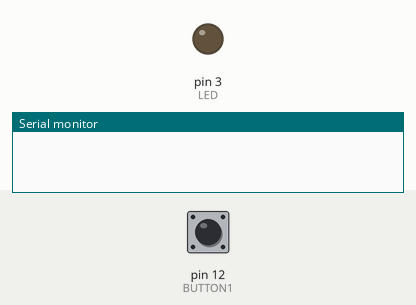
Recording of a sketch running on a simulated Arduino Nano, built with avr-gcc and run on an emulated ATmega328P. On the bench: output pins drawn as LEDs (lit = HIGH), the last lines printed to the serial monitor. Inputs (shaded band) come from the test bench; at power-on: pin 12 (BUTTON1) HIGH.

Above: at 1.2 s.
1.3 s: pin 12 (BUTTON1) pulled LOW for 0.15 s
At 2.1 s:
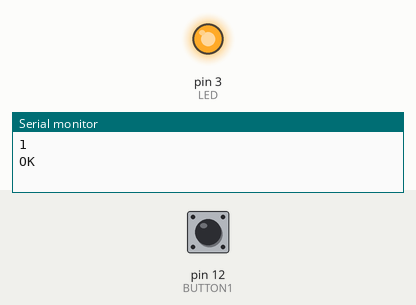
2.9 s: pin 12 (BUTTON1) pulled LOW for 1 s
At 3.3 s:
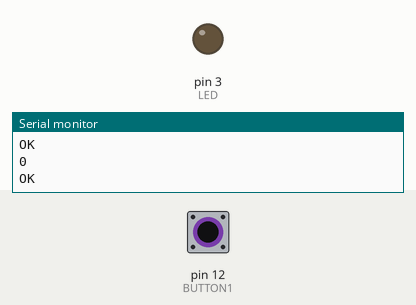
5.4 s: pin 12 (BUTTON1) pulled LOW for 3.2 s
At 6.5 s:
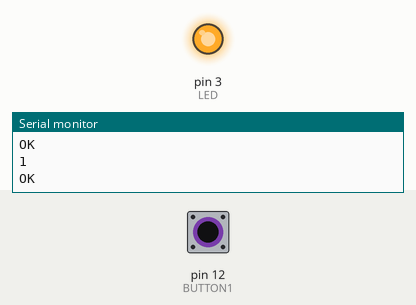
Timing chart, 0 to 8.4 s (numbered marks = the images above; inputs shaded):
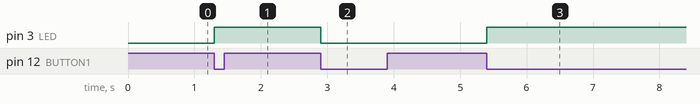

The sketch:

sketch_nov27a.ino
```cpp
#include <Arduino.h>

#define LED 3
#define BUTTON1 12

// Налаштування
void setup() {
  Serial.begin(9600);

  pinMode(LED, 1);
  pinMode(BUTTON1, INPUT_PULLUP);
}


boolean l_flag = 0;
boolean b_ftag = 0;
boolean button;
void but_funk(){
  button = !digitalRead(BUTTON1);
  if (button == 1 && b_ftag == 0){
    b_ftag = 1;
    l_flag = !l_flag;
    digitalWrite(LED, l_flag);
    Serial.println(l_flag);
    Serial.println("OK");
  }
  if (button == 0 && b_ftag == 1){
    b_ftag = 0;
  }
  delay(20);
}


void loop() {
  but_funk();
}
```

Measured:
- after the input at 1.3 s, pin 3 (LED): LOW → HIGH at once
- after the input at 2.9 s, pin 3 (LED): HIGH → LOW at once
- after the input at 5.4 s, pin 3 (LED): LOW → HIGH at once
